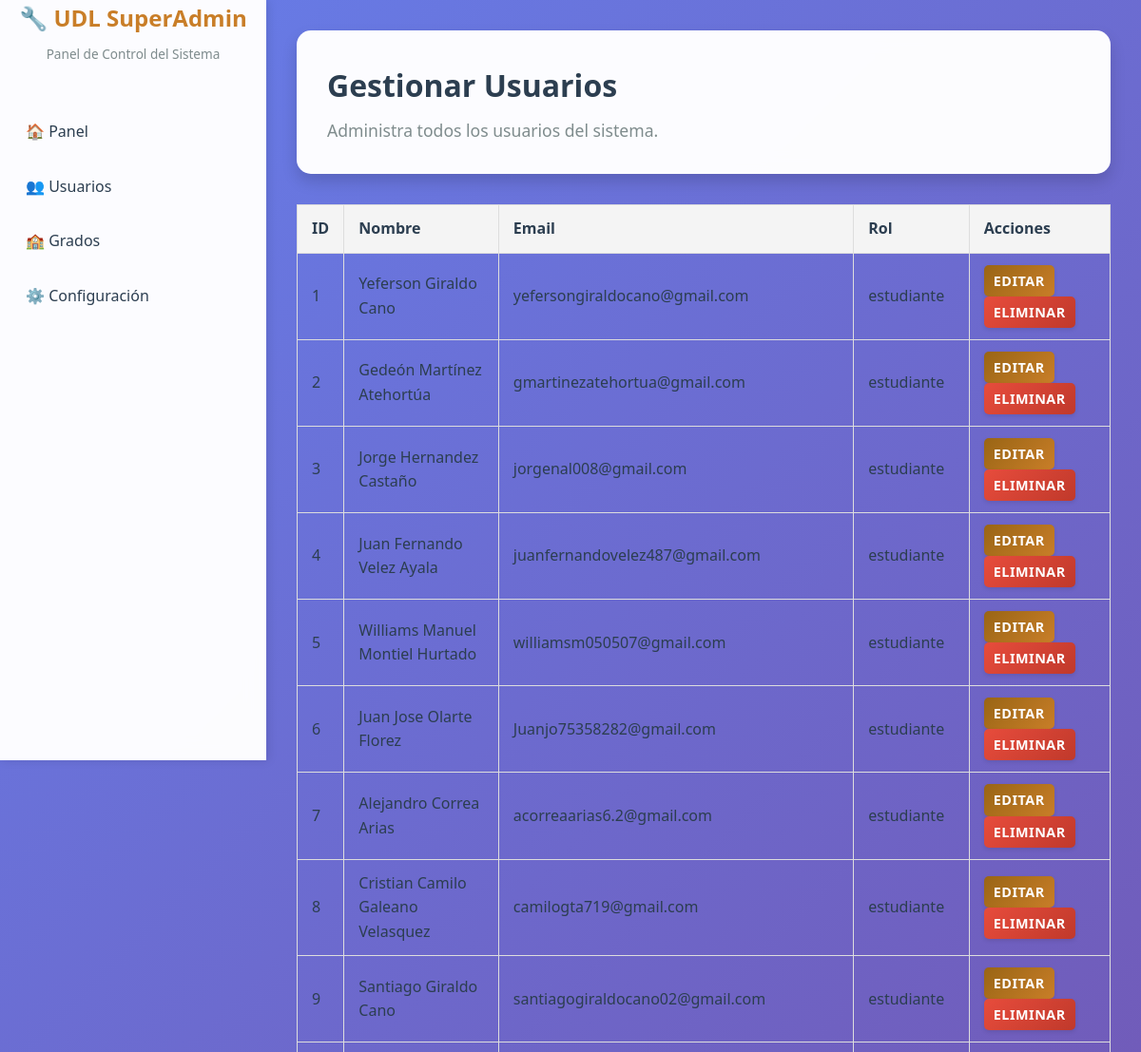
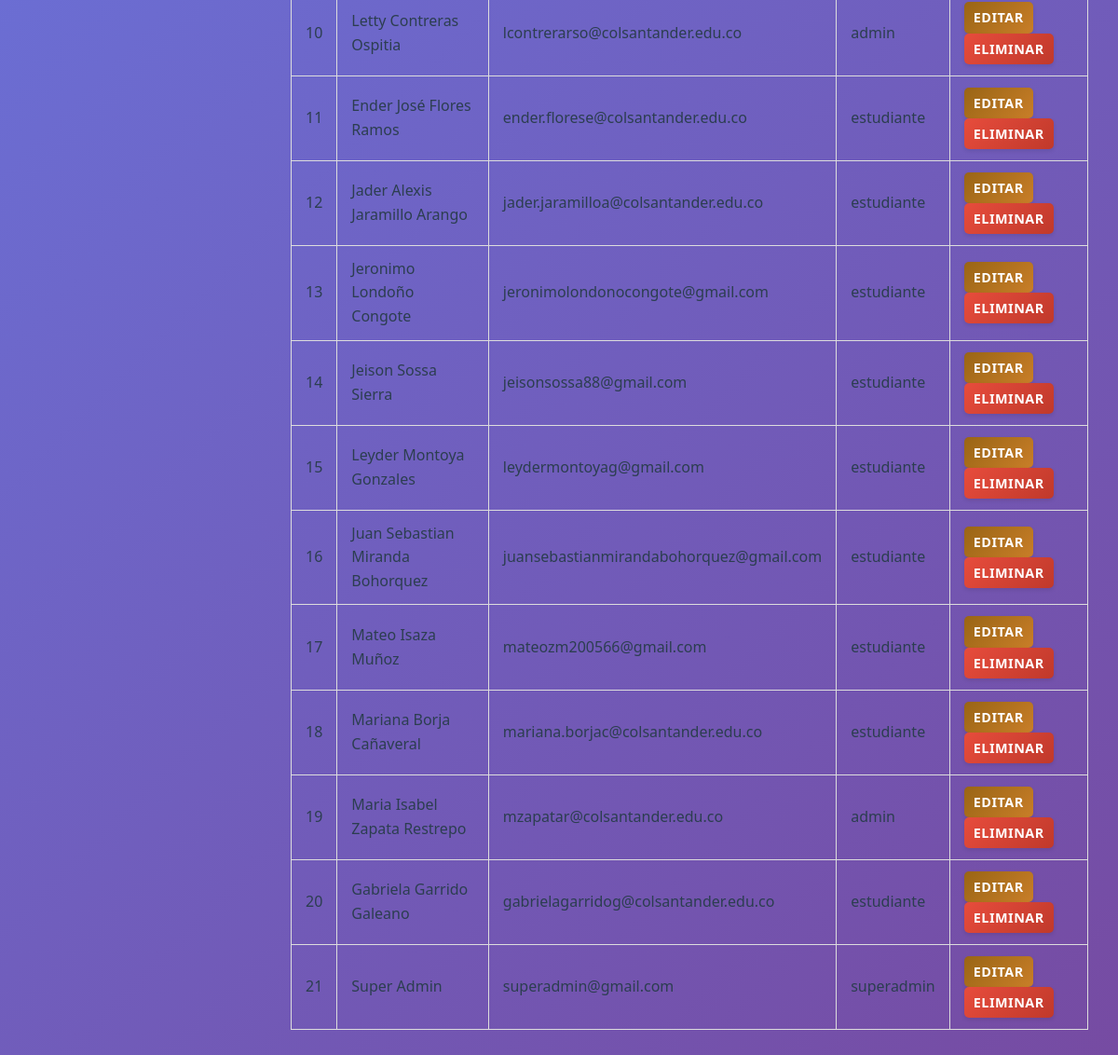
/views/admin/usuarios.php (signed in), run on the app's committed database (2 pictures, top to bottom).
### tables this page shows
CREATE TABLE IF NOT EXISTS usuarios (
    id INT AUTO_INCREMENT PRIMARY KEY,
    nombre VARCHAR(100) NOT NULL,
    apellidos VARCHAR(100),
    usuario VARCHAR(50) UNIQUE NOT NULL,
    email VARCHAR(100) UNIQUE NOT NULL,
    clave VARCHAR(255) NOT NULL,
    rol ENUM('superadmin', 'admin', 'estudiante') NOT NULL,
    tipo ENUM('CC', 'TI', 'CE', 'PP', 'NIT', 'PPT', 'Pasaporte') NOT NULL,
    documento VARCHAR(30) NOT NULL,
    contacto VARCHAR(50),
    nacimiento DATE,
    ultimo_acceso TIMESTAMP NULL,
    fecha_registro TIMESTAMP DEFAULT CURRENT_TIMESTAMP
);

### views/admin/usuarios.php (the view, shortened to what this page needs)
<?php
$conexion = conexion();
$sql = "SELECT id, nombre, apellidos, email, rol FROM usuarios";
$result = $conexion->query($sql);
$users = [];
if ($result && $result->num_rows > 0) {
    while ($row = $result->fetch_assoc()) {
        $users[] = $row;
    }
}
?>
<!DOCTYPE html>
<html lang="es">
<head>
    <link rel="stylesheet" href="../../assets/css/Dashboard.css">
</head>
<body>
    <div class="container">
        <?php include '../../includes/navigation_superadmin.php'; ?>
        <div class="main-content">
            <div class="header">
                <h1>Gestionar Usuarios</h1>
                <p>Administra todos los usuarios del sistema.</p>
            </div>
            <table class="table">
                <thead>
                    <tr>
                        <th>ID</th>
                        <th>Nombre</th>
                        <th>Email</th>
                        <th>Rol</th>
                        <th>Acciones</th>
                    </tr>
                </thead>
                <tbody>
                    <?php foreach ($users as $user): ?>
                        <tr>
                            <td><?php echo htmlspecialchars($user['id']); ?></td>
                            <td><?php echo htmlspecialchars($user['nombre'] . ' ' . $user['apellidos']); ?></td>
                            <td><?php echo htmlspecialchars($user['email']); ?></td>
                            <td><?php echo htmlspecialchars($user['rol']); ?></td>
                            <td>
                                <a href="editar_usuario.php?id=<?php echo $user['id']; ?>" class="btn btn-primary">Editar</a>
                                <a href="../../controllers/eliminar_usuario.php?id=<?php echo $user['id']; ?>" class="btn btn-danger" onclick="return confirm('¿Estás seguro de que quieres eliminar a este usuario?');">Eliminar</a>
                            </td>
                        </tr>
                    <?php endforeach; ?>
                </tbody>
            </table>
        </div>
    </div>
</body>
</html>

### includes/navigation_superadmin.php
<?php
$current_page = basename($_SERVER['PHP_SELF']);
$base_url = '/UDL';
?>
<div class="sidebar">
  <div class="logo">
    <h2>🔧 UDL SuperAdmin</h2>
    <p>Panel de Control del Sistema</p>
  </div>
  <ul class="nav-menu">
    <li class="nav-item">
      <a href="<?= $base_url ?>/superadmin_dashboard.php" class="nav-link <?= ($current_page == 'superadmin_dashboard.php') ? 'active' : '' ?>">🏠 Panel</a>
    </li>
    <li class="nav-item">
      <a href="<?= $base_url ?>/views/admin/usuarios.php" class="nav-link <?= ($current_page == 'usuarios.php') ? 'active' : '' ?>">👥 Usuarios</a>
    </li>
    <li class="nav-item">
      <a href="<?= $base_url ?>/views/admin/grupos.php" class="nav-link <?= ($current_page == 'grupos.php') ? 'active' : '' ?>">🏫 Grados</a>
    </li>
    <li class="nav-item">
      <a href="<?= $base_url ?>/views/admin/configuracion.php" class="nav-link <?= ($current_page == 'configuracion.php') ? 'active' : '' ?>">⚙️ Configuración</a>
    </li>
  </ul>
</div>

### assets/css/Dashboard.css (style rules this page uses)
:root { --primary-color: #C97E28; --primary-dark: #996515; --primary-light: #E8A556; --secondary-color: #AB9144; --gradient-primary: linear-gradient(135deg, #996515, #C97E28); --gradient-bg: linear-gradient(135deg, #667eea 0%, #764ba2 100%); --gradient-admin: linear-gradient(135deg, #2C3E50 0%, #34495E 100%); --text-dark: #2c3e50; --text-muted: #7f8c8d; --text-light: #ecf0f1; --success-color: #27ae60; --warning-color: #f39c12; --danger-color: #e74c3c; --info-color: #3498db; --shadow-sm: 0 2px 4px rgba(0, 0, 0, 0.1); --shadow-md: 0 4px 8px rgba(0, 0, 0, 0.1); --shadow-lg: 0 8px 16px rgba(0, 0, 0, 0.15); --border-radius-sm: 8px; --border-radius-md: 12px; --border-radius-lg: 15px; --transition-fast: 0.2s ease; --transition-normal: 0.3s ease; --transition-slow: 0.5s ease; }
* { margin: 0; padding: 0; box-sizing: border-box; }
body { font-family: 'Segoe UI', Tahoma, Geneva, Verdana, sans-serif; background: var(--gradient-bg); min-height: 100vh; color: var(--text-dark); line-height: 1.6; }
.sidebar { width: 280px; background: rgba(255, 255, 255, 0.98); backdrop-filter: blur(10px); box-shadow: 2px 0 10px rgba(0, 0, 0, 0.1); position: fixed; height: 100vh; overflow-y: auto; overflow-x: hidden; z-index: 1000; transition: transform var(--transition-normal); }
.logo { text-align: center; margin-bottom: 1.5rem; }
.logo h2 { color: var(--primary-color); font-size: 1.5rem; margin-bottom: 0.5rem; font-weight: 700; }
.logo p { color: var(--text-muted); font-size: 0.85rem; }
.sidebar-menu, .nav-menu { list-style: none; padding: 1rem 0; margin: 0; }
.sidebar-menu li, .nav-menu li { margin: 0.25rem 0; }
.sidebar-menu a, .nav-menu a, .nav-link, .btn-panel { display: flex; align-items: center; gap: 0.75rem; padding: 0.875rem 1.5rem; color: var(--text-dark); text-decoration: none; transition: all var(--transition-normal); border-left: 3px solid transparent; font-weight: 500; position: relative; }
.main-content { flex: 1; margin-left: 280px; padding: 2rem; min-height: 100vh; transition: margin-left var(--transition-normal); }
.content-header, .header { background: rgba(255, 255, 255, 0.98); backdrop-filter: blur(10px); padding: 2rem; border-radius: var(--border-radius-lg); margin-bottom: 2rem; box-shadow: var(--shadow-lg); }
.content-header h1, .header h1 { color: var(--text-dark); margin: 0 0 0.5rem 0; font-size: 2rem; font-weight: 700; }
.content-header p, .header p { color: var(--text-muted); margin: 0; font-size: 1.1rem; }
.btn, .btn-primary, .btn-secondary, .btn-success, .btn-danger, .btn-warning, .btn-info { display: inline-flex; align-items: center; justify-content: center; gap: 0.5rem; padding: 0.75rem 1.5rem; border: none; border-radius: var(--border-radius-sm); font-weight: 600; font-size: 0.95rem; text-decoration: none; cursor: pointer; transition: all var(--transition-normal); box-shadow: var(--shadow-sm); text-transform: uppercase; letter-spacing: 0.5px; }
.btn-primary { background: var(--gradient-primary); color: white; }
.btn-danger { background: linear-gradient(135deg, var(--danger-color), #c0392b); color: white; }

### views/admin/usuarios.php (style rules this page uses)
.table { width: 100%; border-collapse: collapse; margin-top: 20px; }
.table th, .table td { padding: 12px 15px; border: 1px solid #ddd; text-align: left; }
.table th { background-color: #f4f4f4; }
.btn { padding: 5px 10px; border-radius: 5px; text-decoration: none; color: white; font-size: 0.9rem; }
.btn-primary { background-color: #007bff; }
.btn-danger { background-color: #dc3545; }

### data on the page
usuarios: id "1", nombre+apellidos "Yeferson Giraldo Cano", email "yefersongiraldocano@gmail.com", rol "estudiante"
usuarios: id "2", nombre+apellidos "Gedeón Martínez Atehortúa", email "gmartinezatehortua@gmail.com", rol "estudiante"
usuarios: id "3", nombre+apellidos "Jorge Hernandez Castaño", email "jorgenal008@gmail.com", rol "estudiante"
usuarios: id "4", nombre+apellidos "Juan Fernando Velez Ayala", email "juanfernandovelez487@gmail.com", rol "estudiante"
usuarios: id "5", nombre+apellidos "Williams Manuel Montiel Hurtado", email "williamsm050507@gmail.com", rol "estudiante"
usuarios: id "6", nombre+apellidos "Juan Jose Olarte Florez", email "Juanjo75358282@gmail.com", rol "estudiante"
usuarios: id "7", nombre+apellidos "Alejandro Correa Arias", email "acorreaarias6.2@gmail.com", rol "estudiante"
usuarios: id "8", nombre+apellidos "Cristian Camilo Galeano Velasquez", email "camilogta719@gmail.com", rol "estudiante"
usuarios: id "9", nombre+apellidos "Santiago Giraldo Cano", email "santiagogiraldocano02@gmail.com", rol "estudiante"
usuarios: id "10", nombre+apellidos "Letty Contreras Ospitia", email "lcontrerarso@colsantander.edu.co", rol "admin"
usuarios: id "11", nombre+apellidos "Ender José Flores Ramos", email "ender.florese@colsantander.edu.co", rol "estudiante"
usuarios: id "12", nombre+apellidos "Jader Alexis Jaramillo Arango", email "jader.jaramilloa@colsantander.edu.co", rol "estudiante"
usuarios: id "13", nombre+apellidos "Jeronimo Londoño Congote", email "jeronimolondonocongote@gmail.com", rol "estudiante"
usuarios: id "14", nombre+apellidos "Jeison Sossa Sierra", email "jeisonsossa88@gmail.com", rol "estudiante"
usuarios: id "15", nombre+apellidos "Leyder Montoya Gonzales", email "leydermontoyag@gmail.com", rol "estudiante"
usuarios: id "16", nombre+apellidos "Juan Sebastian Miranda Bohorquez", email "juansebastianmirandabohorquez@gmail.com", rol "estudiante"
usuarios: id "17", nombre+apellidos "Mateo Isaza Muñoz", email "mateozm200566@gmail.com", rol "estudiante"
usuarios: id "18", nombre+apellidos "Mariana Borja Cañaveral", email "mariana.borjac@colsantander.edu.co", rol "estudiante"
usuarios: id "19", nombre+apellidos "Maria Isabel Zapata Restrepo", email "mzapatar@colsantander.edu.co", rol "admin"
usuarios: id "20", nombre+apellidos "Gabriela Garrido Galeano", email "gabrielagarridog@colsantander.edu.co", rol "estudiante"
usuarios: id "21", nombre+apellidos "Super Admin", email "superadmin@gmail.com", rol "superadmin"
